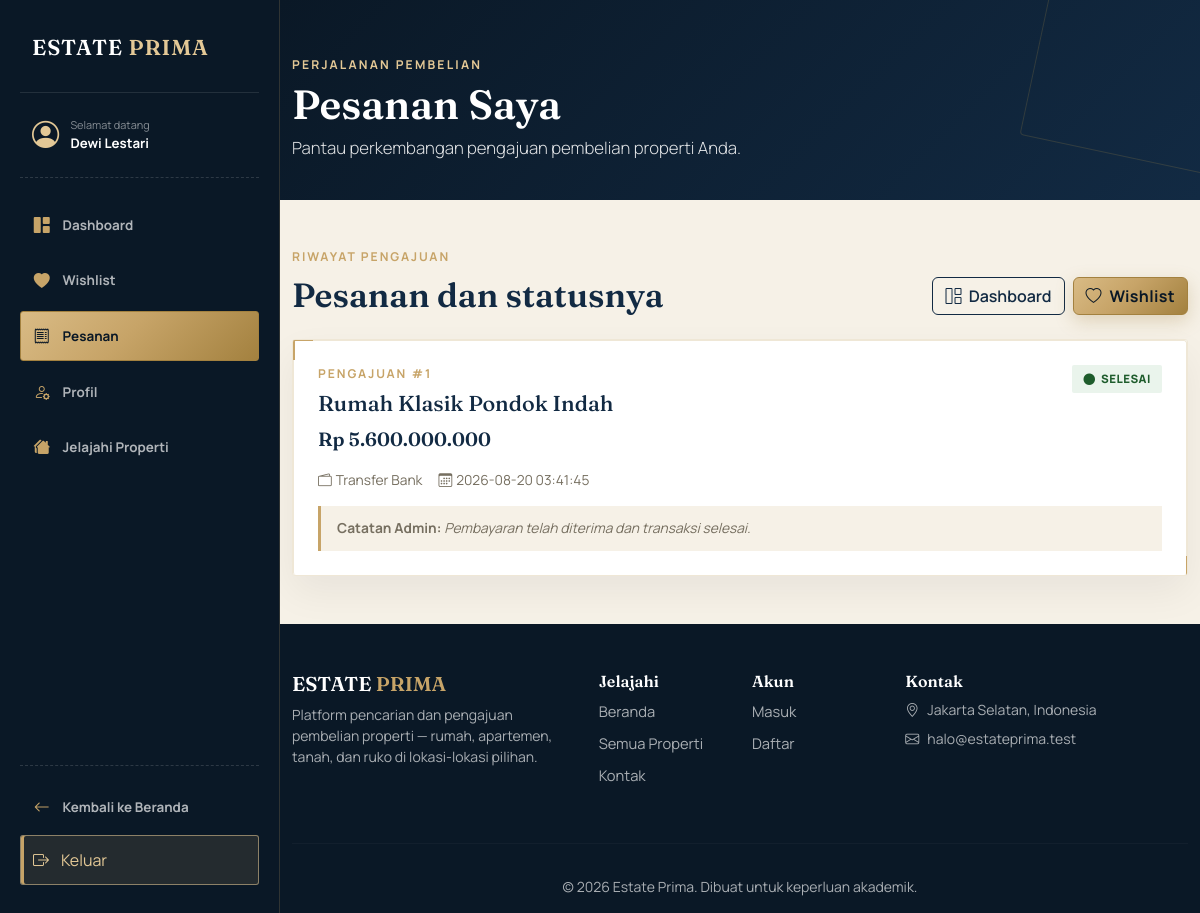
Page /pesanan.php (signed in) on the committed database.
### tables this page shows
CREATE TABLE transaksi (
    id INT UNSIGNED AUTO_INCREMENT PRIMARY KEY,
    user_id INT UNSIGNED NOT NULL,
    properti_id INT UNSIGNED NOT NULL,
    metode_bayar ENUM('transfer_bank', 'cicilan_kpr', 'tunai') NULL,
    bukti_bayar VARCHAR(500) NULL,
    status ENUM('menunggu', 'diproses', 'disetujui', 'ditolak', 'selesai')
        NOT NULL DEFAULT 'menunggu',
    catatan_admin TEXT NULL,
    created_at TIMESTAMP NOT NULL DEFAULT CURRENT_TIMESTAMP,
    updated_at TIMESTAMP NOT NULL DEFAULT CURRENT_TIMESTAMP ON UPDATE CURRENT_TIMESTAMP,
    CONSTRAINT fk_transaksi_user
        FOREIGN KEY (user_id) REFERENCES users(id)
        ON DELETE CASCADE,
    CONSTRAINT fk_transaksi_properti
        FOREIGN KEY (properti_id) REFERENCES properti(id)
        ON DELETE CASCADE,
    INDEX idx_transaksi_user (user_id),
    INDEX idx_transaksi_status_created (status, created_at)
);

CREATE TABLE properti (
    id INT UNSIGNED AUTO_INCREMENT PRIMARY KEY,
    judul VARCHAR(150) NOT NULL,
    deskripsi TEXT NULL,
    harga DECIMAL(15, 2) NOT NULL,
    tipe ENUM('rumah', 'apartemen', 'tanah', 'ruko') NOT NULL DEFAULT 'rumah',
    status ENUM('tersedia', 'terjual') NOT NULL DEFAULT 'tersedia',
    alamat VARCHAR(255) NOT NULL,
    kota VARCHAR(100) NOT NULL,
    lat DECIMAL(10, 7) NULL,
    lng DECIMAL(10, 7) NULL,
    luas_tanah INT UNSIGNED NULL,
    luas_bangunan INT UNSIGNED NULL,
    kamar_tidur TINYINT UNSIGNED NOT NULL DEFAULT 0,
    kamar_mandi TINYINT UNSIGNED NOT NULL DEFAULT 0,
    carport TINYINT UNSIGNED NOT NULL DEFAULT 0,
    gambar_url VARCHAR(500) NULL,
    agen_id INT UNSIGNED NULL,
    created_at TIMESTAMP NOT NULL DEFAULT CURRENT_TIMESTAMP,
    CONSTRAINT fk_properti_agen
        FOREIGN KEY (agen_id) REFERENCES agen(id)
        ON DELETE SET NULL,
    INDEX idx_properti_status_created (status, created_at),
    INDEX idx_properti_tipe (tipe),
    INDEX idx_properti_kota (kota)
);

### pesanan.php (the view, shortened to what this page needs)
<?php
require_once __DIR__ . '/config/database.php';
$user_id = $_SESSION['user_id'];
$stmt = mysqli_prepare(
    $koneksi,
    "SELECT t.id, t.metode_bayar, t.bukti_bayar, t.status, t.catatan_admin, t.created_at,
            p.id AS properti_id, p.judul, p.harga
     FROM transaksi t
     JOIN properti p ON t.properti_id = p.id
     WHERE t.user_id = ?
     ORDER BY t.created_at DESC"
);
mysqli_stmt_bind_param($stmt, "i", $user_id);
mysqli_stmt_execute($stmt);
$daftar_transaksi = mysqli_fetch_all(mysqli_stmt_get_result($stmt), MYSQLI_ASSOC);
$label_status = [
    'menunggu'  => ['Menunggu Konfirmasi', 'gray'],
    'diproses'  => ['Sedang Diproses',     'blue'],
    'disetujui' => ['Disetujui',           'green'],
    'ditolak'   => ['Ditolak',             'red'],
    'selesai'   => ['Selesai',             'darkgreen'],
];
?>
<?php
require_once __DIR__ . '/includes/header.php';
?>
<header class="page-header">
    <div class="container">
        <p class="eyebrow mb-2">Perjalanan Pembelian</p>
        <h1 class="mb-2">Pesanan Saya</h1>
        <p class="lead mb-0">Pantau perkembangan pengajuan pembelian properti Anda.</p>
    </div>
</header>
<main class="py-5">
    <div class="container">
        <div class="d-flex justify-content-between align-items-end mb-4 flex-wrap gap-3">
            <div>
                <p class="section-eyebrow mb-2">Riwayat Pengajuan</p>
                <h2 class="section-title mb-0">Pesanan dan statusnya</h2>
            </div>
            <div class="d-flex gap-2">
                <a href="dashboard-user.php" class="btn btn-outline-navy"><i class="bi bi-grid-1x2 me-1"></i> Dashboard</a>
                <a href="wishlist.php" class="btn btn-gold"><i class="bi bi-heart me-1"></i> Wishlist</a>
            </div>
        </div>
        <?php if (empty($daftar_transaksi)): ?>
            <div class="cta-banner text-center">
                <i class="bi bi-receipt text-gold fs-1"></i>
                <h2 class="mt-3 mb-2">Belum ada pengajuan pembelian</h2>
                <p class="text-white-50 mb-4">Temukan properti pilihan dan mulai pengajuan pembelian Anda.</p>
                <a href="<?= BASE_URL ?>listing.php" class="btn btn-gold">Cari Properti <i class="bi bi-arrow-right ms-1"></i></a>
            </div>
        <?php else: ?>
            <div class="order-panel">
                <?php foreach ($daftar_transaksi as $t): ?>
                    <?php [$label, $warna] = $label_status[$t['status']]; ?>
                    <article class="order-card">
                        <span class="corner-tick tl"></span>
                        <span class="corner-tick br"></span>
                        <div class="row g-3 align-items-start">
                            <div class="col-md-8">
                                <p class="section-eyebrow mb-2">Pengajuan #<?= $t['id'] ?></p>
                                <h2 class="mb-2"><a href="<?= BASE_URL ?>detail.php?id=<?= $t['properti_id'] ?>" class="text-decoration-none text-reset"><?= htmlspecialchars($t['judul']) ?></a></h2>
                                <p class="order-price mb-3">Rp <?= number_format($t['harga'], 0, ',', '.') ?></p>
                                <div class="d-flex flex-wrap gap-3 order-meta">
                                    <span><i class="bi bi-wallet2 me-1"></i><?= $t['metode_bayar'] ? ucwords(str_replace('_', ' ', $t['metode_bayar'])) : '-' ?></span>
                                    <span><i class="bi bi-calendar3 me-1"></i><?= htmlspecialchars($t['created_at']) ?></span>
                                </div>
                            </div>
                            <div class="col-md-4 text-md-end">
                                <span class="status-pill <?= htmlspecialchars($t['status']) ?>"><i class="bi bi-circle-fill"></i><?= htmlspecialchars($label) ?></span>
                            </div>
                        </div>
                        <?php if ($t['catatan_admin']): ?>
                            <div class="order-note mt-3"><strong>Catatan Admin:</strong> <i><?= htmlspecialchars($t['catatan_admin']) ?></i></div>
                        <?php endif; ?>
                    </article>
                <?php endforeach; ?>
            </div>
        <?php endif; ?>
    </div>
</main>
<?php require_once __DIR__ . '/includes/footer.php'; ?>

### assets/css/style.css (style rules this page uses)
:root { --navy-950: #0a1826; --navy-900: #122a43; --navy-800: #1c3a5c; --navy-700: #2c4f74; --gold-600: #a3813f; --gold-500: #c7a468; --gold-300: #e3c896; --gold-grad: linear-gradient(135deg, #d9bb85 0%, #c7a468 45%, #a3813f 100%); --ivory-50: #f6f1e7; --ivory-100: #efe7d6; --ink-900: #1c1a17; --ink-500: #766f60; --cream-50: var(--ivory-50); }
body { font-family: 'Manrope', sans-serif; color: var(--ink-900); background: var(--ivory-50); }
.btn-gold { background: var(--gold-grad); border: 1px solid var(--gold-600); color: var(--navy-950); font-weight: 700; letter-spacing: 0.02em; box-shadow: 0 6px 18px rgba(163,129,63,0.28); transition: filter 0.2s ease, box-shadow 0.2s ease; }
.btn-outline-navy { border: 1.5px solid var(--navy-900); color: var(--navy-900); font-weight: 600; }
.corner-tick { position: absolute; width: 20px; height: 20px; pointer-events: none; }
.corner-tick::before, .corner-tick::after { content: ""; position: absolute; background: var(--gold-500); }
.corner-tick::before { width: 100%; height: 1.5px; }
.corner-tick::after { width: 1.5px; height: 100%; }
.corner-tick.tl { top: -1px; left: -1px; }
.corner-tick.br { bottom: -1px; right: -1px; }
.corner-tick.br::before { bottom: 0; right: 0; }
.corner-tick.br::after { bottom: 0; right: 0; }
.page-header { background: var(--navy-950); background-image: linear-gradient(135deg, var(--navy-950) 0%, var(--navy-900) 100%); padding: 3.5rem 0 2.5rem; position: relative; overflow: hidden; }
.page-header::after { content: ""; position: absolute; right: -60px; top: -60px; width: 220px; height: 220px; border: 1px solid rgba(201,162,75,0.18); border-radius: 4px; transform: rotate(12deg); }
.page-header .eyebrow { font-weight: 700; letter-spacing: 0.18em; text-transform: uppercase; font-size: 0.76rem; color: var(--gold-300); }
.page-header h1 { font-family: 'Fraunces', serif; font-weight: 600; color: #fff; font-size: clamp(1.8rem, 3.4vw, 2.6rem); }
header h1 { font-family: 'Fraunces', serif; font-weight: 600; font-size: clamp(2rem, 4.4vw, 3.4rem); line-height: 1.1; color: #fff; }
header p.lead { color: rgba(255,255,255,0.88); font-size: 1.05rem; max-width: 36rem; }
.section-eyebrow { font-weight: 700; letter-spacing: 0.16em; text-transform: uppercase; font-size: 0.76rem; color: var(--gold-500); }
.section-title { font-family: 'Fraunces', serif; font-weight: 600; font-size: 2.1rem; color: var(--navy-900); }
header.hero, header.hero-listing, header.hero-login, header.hero-register, .page-header { position: relative; overflow: hidden; }
.floating-card, .sidebar-filter, .info-card, .dashboard-panel, .order-panel, .order-card, .pesan-card, .stat-card, .admin-form-card, .transaction-detail-card, .property-card, .agent-card, .action-panel { border: 1px solid var(--ivory-100); border-radius: 3px; box-shadow: 0 16px 38px rgba(10,24,38,0.06); }
.dashboard-panel, .order-panel, .order-card, .pesan-card { background: #fff; }
body.has-dashboard-sidebar { overflow-x:hidden; }
body.has-dashboard-sidebar > *:not(.dashboard-sidebar):not(style) { box-sizing:border-box; min-width:0; width:calc(100% - 280px); margin-left:280px; }

### pesanan.php (style rules this page uses)
.order-panel { background: #fff; border: 1px solid var(--ivory-100); border-radius: 3px; overflow: hidden; }
.order-card { padding: 1.5rem; position: relative; border-bottom: 1px dashed var(--ivory-100); }
.order-card:last-child { border-bottom: 0; }
.order-card h2 { font-family: 'Fraunces', serif; font-size: 1.35rem; color: var(--navy-900); }
.order-price { font-family: 'Fraunces', serif; font-size: 1.2rem; font-weight: 600; color: var(--navy-900); }
.order-meta { color: var(--ink-500); font-size: 0.86rem; }
.order-note { background: var(--ivory-50); border-left: 3px solid var(--gold-500); padding: 0.75rem 1rem; color: var(--ink-500); font-size: 0.86rem; }
.status-pill { display: inline-flex; align-items: center; gap: 0.35rem; border-radius: 2px; padding: 0.35rem 0.7rem; font-size: 0.72rem; font-weight: 800; text-transform: uppercase; letter-spacing: 0.04em; }
.status-pill.disetujui, .status-pill.selesai { background: #eaf4ec; color: #1e5c2c; }

### rows in the picture
transaksi: id "1", properti.judul "Rumah Klasik Pondok Indah", properti.harga "5.600.000.000", metode_bayar "Transfer Bank", created_at "2026-08-20 03:41:45", label "SELESAI", catatan_admin "Pembayaran telah diterima dan transaksi selesai."

### other values in the picture
isset($user['nama']) ? $user['nama'] : 'Pengguna' "Dewi Lestari"
